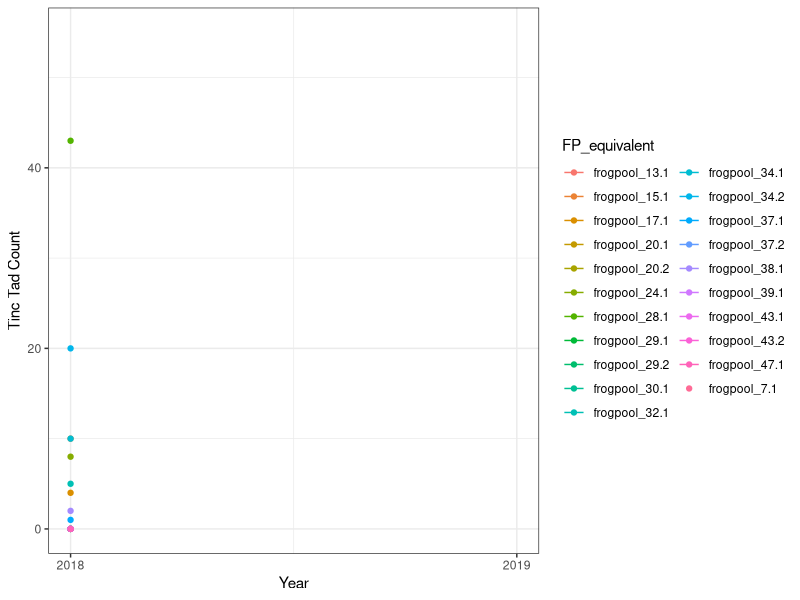
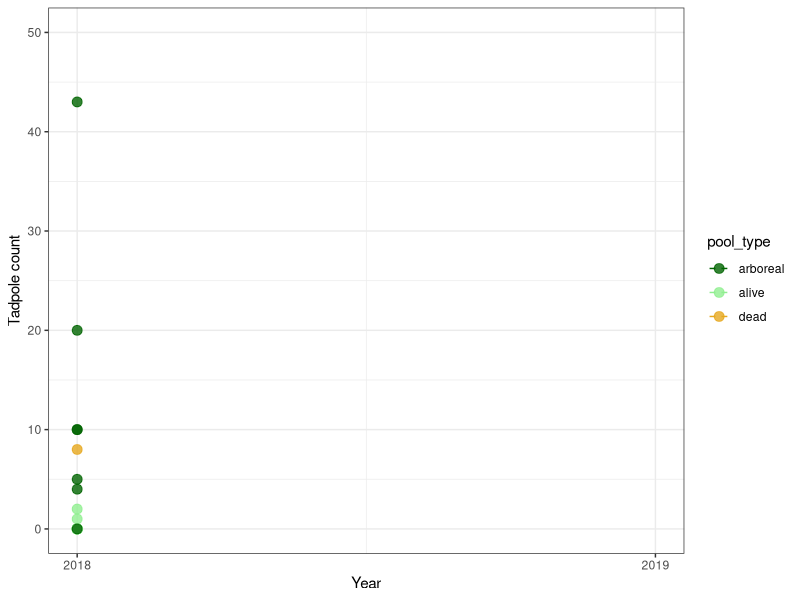
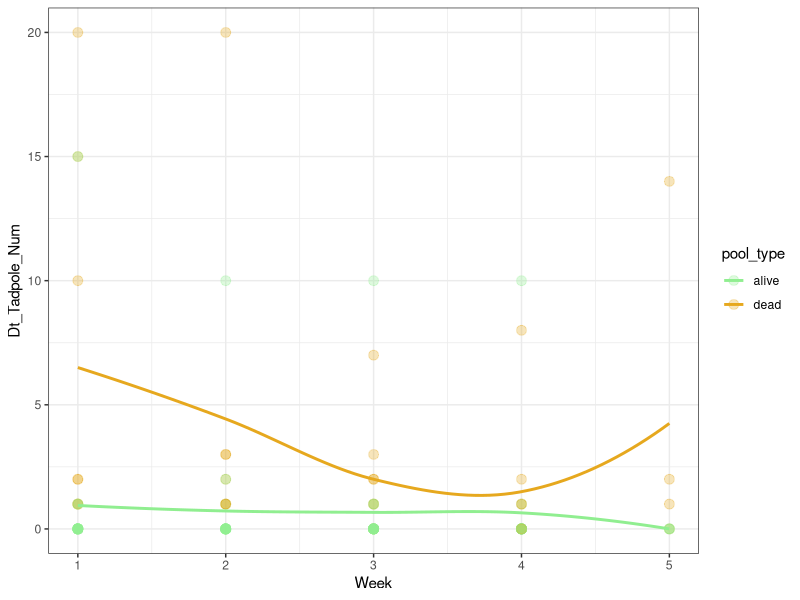
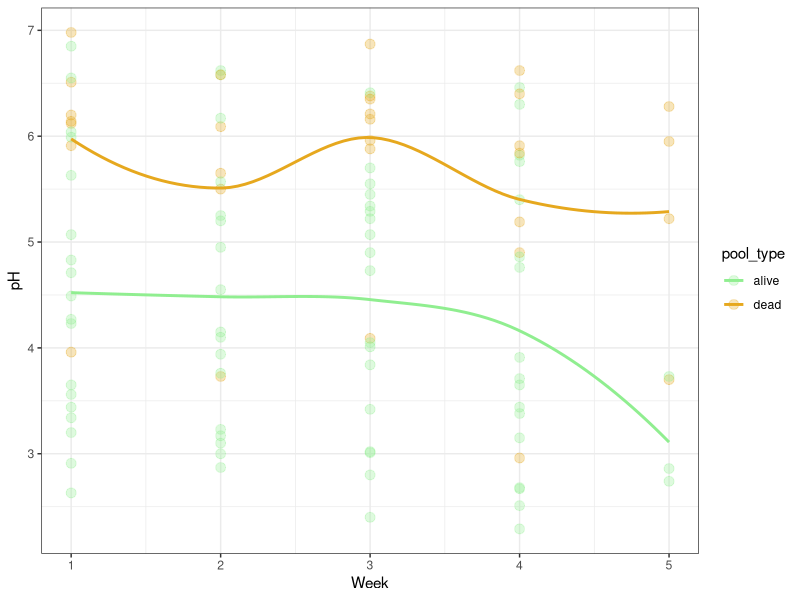
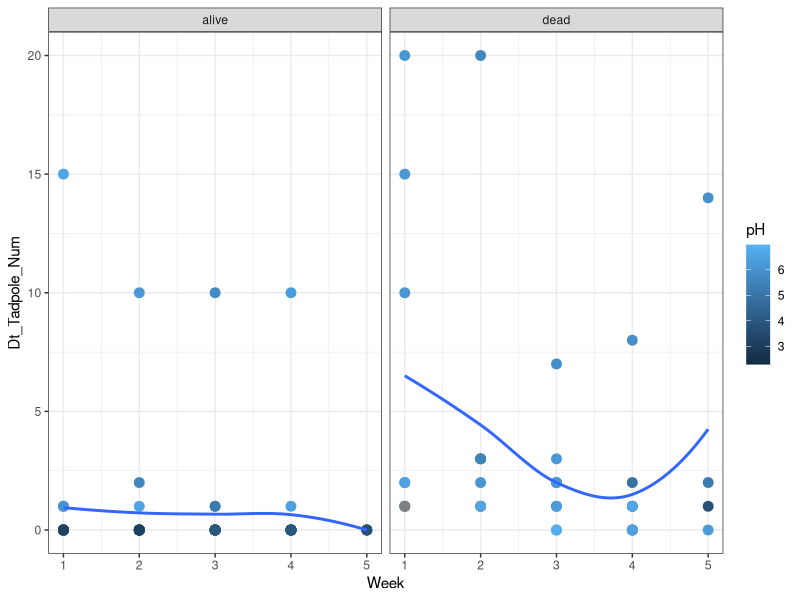
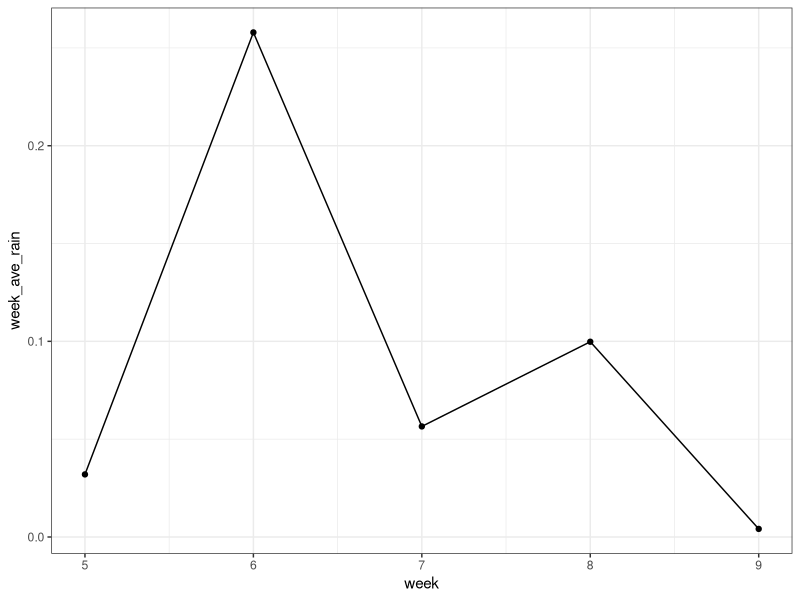
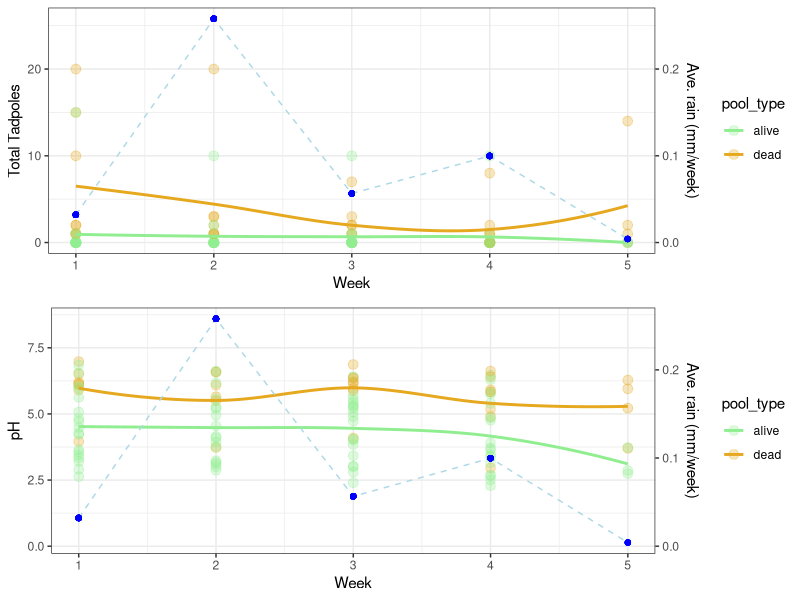

Write R code to recreate these figures, in order.
# FROGPOOL 2019 AND 2020 COMBINED DATA 
# F19/20 COMBINATION USED FOR MULTIYEAR AND MONTH POOL COMPARISON. 
#########################################################################################
#First, let's load some packages
library(ggplot2)
library(gridExtra)
library(cowplot)
library(dplyr)
library(tidyverse)
library(corrplot)
library(ggpubr)
library(Hmisc)
library(lubridate)

#Dealing with combined data sets
##############
#COMBINED----
############
pool_2019 <- read.csv("Pool_Data.csv", header = T, sep= ",") #CHLOE DATA
pool_2018<- read.csv("frogpool19_v2_reduced_2020-09-03.csv", 
                                      header = T, fileEncoding="UTF-8-BOM") #ANDRIUS

#Okay first thing is first we need to add a year to differentiate. 
pool_2019$Year<- 2019
pool_2018$Year<- 2018

#then we also need to match up pool types. 
pool_2019[pool_2019$Type %in% c("Waka_Pool", "Buttress", "Tree_Hole"), "pool_type"] <- "alive"
pool_2019[pool_2019$Type %in% c("Palm", "Fallen_Tree"), "pool_type"] <- "dead"
pool_2019[pool_2019$Type %in% c("Andrius"), "pool_type"] <- "arboreal"

#At this point, the only thing I feel confident "mixing" of the two data sets are pool heights
#and tictorius counts.
#manipulating fp_2018 data

#Also, during the FP_Team discussion in September 2020 we said that we only should have
#ONE observation of the 2019 data to compare to the 2018 data (so here we are taking
#the FIRST tadpole observation in 2019).

pools_chloe<-
  pool_2019 %>%
  unite("pool_id", PoolID: TreeID, sep = "") %>%
  dplyr::rename(height = Height, 
                tadpoles_tinc = Dt_Tadpole_Num) %>%
  replace_na(list(tadpoles_tinc = 0, tadpoles_other = 0))%>%
  mutate(Total_Tinc = tadpoles_tinc)%>%
  filter(Week == 1) %>%
  select( pool_id, height, pool_type,
          tadpoles_tinc, Year)

pool_andri<- 
  pool_2018 %>%
  replace_na(list(tadpoles_tinc = 0))%>%
  mutate(Total_Tinc = tadpoles_tinc) %>%
  select(pool_id, height, pool_type, Year, tadpoles_tinc,  
         Total_Tinc)

################################################
#What about pools sampled in 2018 and again 2019?
#DOUBLE SAMPLE POOLS----
###############################
#run code above first xxx
#So first I have to look at the pools that we have in common
#at least in my data sheet we were able to narrow down to at least the tree, 
#but sometimes not the exact pool. This is worth discussion later.

FP_pools<-
  pool_andri %>%
  filter(pool_id %in% c("frogpool_24.1",
                        "frogpool_37.1",
                        "frogpool_37.2",
                        "frogpool_20.1",
                        "frogpool_20.2",
                        "frogpool_43.1",
                        "frogpool_43.2",
                        "frogpool_39.1",
                        "frogpool_30.1",
                        "frogpool_38.1",
                        "frogpool_29.1",
                        "frogpool_29.2",
                        "frogpool_7.1",
                        "frogpool_13.1",
                        #arboreal
                        "frogpool_17.1",
                        "frogpool_15.1",
                        "frogpool_28.1",
                        "frogpool_34.1",
                        "frogpool_34.2",
                        "frogpool_32.1",
                        "frogpool_47.1"))%>%
  rename(FP_equivalent = pool_id)%>%
  select(FP_equivalent, pool_type, height,
         tadpoles_tinc, Year, Total_Tinc)

pools_chloe$FP_equivalent[ pools_chloe$pool_id == "1B" ] <- "frogpool_24.1"
pools_chloe$FP_equivalent[ pools_chloe$pool_id == "1E" ] <- "frogpool_37.1"
pools_chloe$FP_equivalent[ pools_chloe$pool_id == "2E" ] <- "frogpool_37.2"
pools_chloe$FP_equivalent[ pools_chloe$pool_id == "1J " ] <- "frogpool_20.1" #FP POOL UNCERTAINTY
pools_chloe$FP_equivalent[ pools_chloe$pool_id == "1K" ] <- "frogpool_43.1"
pools_chloe$FP_equivalent[ pools_chloe$pool_id == "2K" ] <- "frogpool_43.2"
pools_chloe$FP_equivalent[ pools_chloe$pool_id == "1L" ] <- "frogpool_39.1"
pools_chloe$FP_equivalent[ pools_chloe$pool_id == "1M" ] <- "frogpool_20.2" #FP POOL UNCERTAINTY
pools_chloe$FP_equivalent[ pools_chloe$pool_id == "1N" ] <- "frogpool_30.1"
pools_chloe$FP_equivalent[ pools_chloe$pool_id == "1P" ] <- "frogpool_38.1"
pools_chloe$FP_equivalent[ pools_chloe$pool_id == "1Q" ] <- "frogpool_29.1"
pools_chloe$FP_equivalent[ pools_chloe$pool_id == "2Q" ] <- "frogpool_29.2"
pools_chloe$FP_equivalent[ pools_chloe$pool_id == "1U" ] <- "frogpool_7.1"
pools_chloe$FP_equivalent[ pools_chloe$pool_id == "1V" ] <- "frogpool_13.1"
pools_chloe$FP_equivalent[ pools_chloe$pool_id == "17.1FP" ] <- "frogpool_17.1"
pools_chloe$FP_equivalent[ pools_chloe$pool_id == "15.1FP" ] <- "frogpool_15.1"
pools_chloe$FP_equivalent[ pools_chloe$pool_id == "28.1FP" ] <- "frogpool_28.1"
pools_chloe$FP_equivalent[ pools_chloe$pool_id == "34.1FP" ] <- "frogpool_34.1"
pools_chloe$FP_equivalent[ pools_chloe$pool_id == "34.2FP" ] <- "frogpool_34.2"
pools_chloe$FP_equivalent[ pools_chloe$pool_id == "32.1FP" ] <- "frogpool_32.1"
pools_chloe$FP_equivalent[ pools_chloe$pool_id == "47.1FP" ] <- "frogpool_47.1"

#Now filter all of the pools from Chloe's data set that only have an FP2018 equivalent.

pools_chloe_FP<- 
  pools_chloe %>% 
  select(- pool_id) %>%
  filter(FP_equivalent != "NA")

###############################
#FINAL COMBINED TWO YEAR DATA SHEET----
#These are pools samples both in 2018 and 2019
###############################
pools_18_19<-
  full_join(FP_pools, pools_chloe_FP) 


##################################
#### METEO 2020 ----##################
##################################
meteo<- read.csv("PARARE_Meteo_Janv-Juin2020.csv", 
                 header = T, fileEncoding="UTF-8-BOM") #ANDRIUS

meteo$timestamp<- dmy_hm(meteo$TIMESTAMP)
class(meteo$Rain_mm_Tot)
meteo$Rain_mm <- as.numeric(as.character(meteo$Rain_mm_Tot)) #workaround, cannot go as.numeric directly
#now let's subset for the month we were there
precip_Feb <- meteo %>%
  filter(timestamp >= as.Date('2020-01-31') & timestamp <= as.Date('2020-02-27')) %>%
  tidyr::drop_na()%>%
  group_by(week = week(timestamp))%>%
  summarise (week_ave_rain = mean(Rain_mm), 
             week_total_rain = sum(Rain_mm))

precip_Feb$Week <- c("1","2", "3", "4", "5")

#So now let's plot this together with tadpole numbers
#Now let's combine data_frames
chloe_rain <- pool_2019 %>%
  mutate(Week = as.character(Week))%>%
  select("Week", "pH", "Dt_Tadpole_Num", "pool_type")

chloe_rain_all<- dplyr::full_join(chloe_rain, precip_Feb,by = "Week")
chloe_rain_all<-chloe_rain_all %>%
              mutate(Week = as.numeric(Week))

###############################
#2 year graphing exploration----
###############################

table(pools_18_19$pool_type) #WARNING: quite different sample sizes. 

ggplot(pools_18_19, aes( x= Year, y = Total_Tinc, color = FP_equivalent))+
  geom_point()+
  scale_x_continuous(breaks = seq(2018, 2019, 1))+
  ylim(0,55)+
  ylab("Tinc Tad Count")+
  stat_summary( geom = "line")+ #mean se
  theme_bw()

##For pool types//species
pools_18_19$pool_type <- as.factor(pools_18_19$pool_type)
pools_18_19$pool_type<-relevel(pools_18_19$pool_type, "arboreal")

ggplot(pools_18_19, aes(x= Year, y = Total_Tinc, color = pool_type))+
  geom_point(size = 3, alpha = 0.8)+
  scale_x_continuous(breaks = seq(2018, 2019, 1))+
  ylim(0,50)+
  stat_summary(geom = "line", linetype = 2)+
  ylab("Tadpole count")+
  theme_bw()+
  scale_color_manual( values = c("darkgreen", "lightgreen", "#e6a81e" ))


###############################
#1 month graphing exploration----
###############################

ggplot(subset(pool_2019, pool_type %in% c("alive", "dead")), 
          aes( x = Week, y = Dt_Tadpole_Num, color = pool_type))+
  geom_point(size =3, alpha = 0.3)+
  stat_smooth( method = "loess", se = F)+
  theme_bw()+
  scale_color_manual( values = c("lightgreen", "#e6a81e" ))

ggplot(subset(pool_2019, pool_type %in% c("alive", "dead")), 
       aes( x = Week, y = pH, color = pool_type))+
  geom_point(size =3, alpha = 0.3)+
  stat_smooth( method = "loess", se = F)+
  theme_bw()+
  scale_color_manual( values = c("lightgreen", "#e6a81e" ))

ggplot(subset(pool_2019, pool_type %in% c("alive", "dead")), 
       aes( x = Week, y = Dt_Tadpole_Num, color = pH))+
  geom_point(size =3)+
  stat_smooth( method = "loess", se = F)+
  facet_wrap(~ pool_type)+
  theme_bw()

#######################
### RAIN PLOTTING---- #
#What about the rain?

ggplot(precip_Feb, aes(y = week_ave_rain, x = week))+
  geom_point()+
  geom_line()+
  theme_bw()

#So now let's plot this together with tadpole numbers
#Now let's combine data_frames

coeff<- 0.01
coeff1<-0.03

tads<-ggplot(subset(chloe_rain_all, pool_type %in% c("alive", "dead")), aes(x= Week)) +
  geom_point(aes(y = Dt_Tadpole_Num, color = pool_type), size =3, alpha = 0.3)+
  stat_smooth(aes(y = Dt_Tadpole_Num, color = pool_type), 
              method = "loess", formula = y ~ x, se = F)+
  geom_line(aes(y = week_ave_rain/coeff), color = "lightblue", 
            linetype = "dashed")+
  geom_point(aes(y = week_ave_rain/coeff), color = "blue")+
  scale_y_continuous(name = "Total Tadpoles",
                     sec.axis = sec_axis(~.*coeff, name = "Ave. rain (mm/week)"))+
  theme_bw()+
  scale_color_manual( values = c("lightgreen", "#e6a81e" ))


ph<-ggplot(subset(chloe_rain_all, pool_type %in% c("alive", "dead")), aes(x= Week)) +
  geom_point(aes(y = pH, color = pool_type), size =3, alpha = 0.3)+
  stat_smooth(aes(y = pH, color = pool_type), 
              method = "loess", formula = y ~ x, se = F)+
  geom_line(aes(y = week_ave_rain/coeff1), color = "lightblue", 
            linetype = "dashed")+
  geom_point(aes(y = week_ave_rain/coeff1), color = "blue")+
  scale_y_continuous(name = "pH",
                     sec.axis = sec_axis(~.*coeff1, name = "Ave. rain (mm/week)"))+
  theme_bw()+
  scale_color_manual( values = c("lightgreen", "#e6a81e" ))

grid.arrange(tads, ph)
